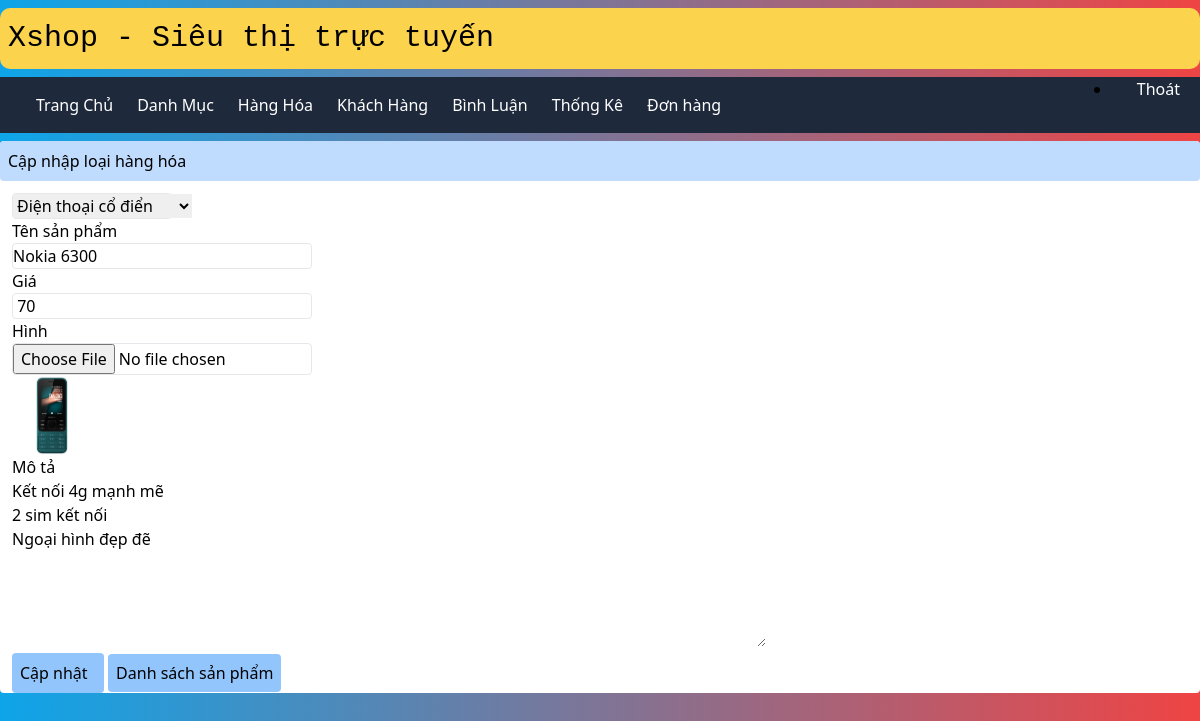
The app's page /admin/index.php?act=suasp&id=37 with its own data.
### tables this page shows
CREATE TABLE `sanpham` (
  `id` int(11) NOT NULL,
  `name` varchar(255) NOT NULL,
  `price` int(11) NOT NULL,
  `img` varchar(255) NOT NULL,
  `mota` varchar(255) NOT NULL,
  `view` int(50) NOT NULL,
  `iddm` int(11) NOT NULL
);

### modem/pdo.php (called while the page is built, shortened)
<?php
function pdo_get_connection(){
    $dburl = "mysql:host=localhost;dbname=duanmau2022;charset=utf8";
    $username = 'root';
    $password = '';
    $conn = new PDO($dburl, $username, $password);
    $conn->setAttribute(PDO::ATTR_ERRMODE, PDO::ERRMODE_EXCEPTION);
    return $conn;
}
function pdo_query($sql){
    $sql_args = array_slice(func_get_args(), 1);
    try{
        $conn = pdo_get_connection();
        $stmt = $conn->prepare($sql);
        $stmt->execute($sql_args);
        $rows = $stmt->fetchAll();
        return $rows;
    }
    catch(PDOException $e){
        throw $e;
    }
    finally{
        unset($conn);
    }
}
function pdo_query_one($sql){
    $sql_args = array_slice(func_get_args(), 1);
    try{
        $conn = pdo_get_connection();
        $stmt = $conn->prepare($sql);
        $stmt->execute($sql_args);
        $row = $stmt->fetch(PDO::FETCH_ASSOC);
        return $row;
    }
    catch(PDOException $e){
        throw $e;
    }
    finally{
        unset($conn);
    }
}

### modem/sanpham.php (called while the page is built, shortened)
<?php
function loadone_sp($id)
{
    $sql = "SELECT * FROM `sanpham` WHERE id=" . $_GET['id'];
    $sp = pdo_query_one($sql);
    return $sp;
}
?>

### modem/danhmuc.php (called while the page is built, shortened)
<?php
function loadall_dm(){
    $sql = "SELECT * FROM `danhmuc`";
    $listdm = pdo_query($sql);
    return $listdm;
}
?>

### admin/sanpham/update.php (the view, shortened to what this page needs)
<?php
    if (is_array($sanpham)) {
        extract($sanpham);
    }
    $hinhpath = "../uploads/" . $img;
    if (is_file($hinhpath)) {
        $hinh = "<img src='" . $hinhpath . "' width='80'>";
    } else {
        $hinh = "no photo";
    }
    $id = $_GET["id"];
    ?>
 <div class="mx-auto max-w-7xl bg-white mt-2  rounded">
     <div class="p-2 bg-blue-200 rounded">
         <h1 class="">Cập nhập loại hàng hóa </h1>
     </div>
     <div class="m-3">
         <form method="POST" enctype="multipart/form-data" action="index.php?act=update_sp&id=<?php echo $id ?>">
             <div class="border w-[160px] rounded">
                 <select name="iddm">
                     <?php
                        foreach ($listdm as $danhmuc) {
                            extract($danhmuc);
                            if ($iddm == $id)  echo '<option value="' . $id . '" selected>' . $tendanhmuc . '</option>';
                            else
                                echo '<option value="' . $id . '" >' . $tendanhmuc . '</option>';
                        }
                        ?>
                 </select>
             </div>
             <div class="row mb">
                 Tên sản phẩm <br>
                 <input type="text" class="border w-[300px] rounded" name="tensp" value="<?= $name ?>">
             </div>
             <div class="row mb">
                 Giá <br>
                 <input type="text" class="border w-[300px] rounded" name="gia" value=" <?= $price ?> ">
             </div>
             <div class=" row mb">
                 Hình <br>
                 <input type="file" class="border w-[300px] rounded" name="hinh">
                 <?= $hinh ?>
             </div>
             <div class="row mb">
                 Mô tả <br>
                 <textarea name="mota"  cols="80" rows="7"><?= $mota ?></textarea>
             </div>
             <div class="row mb">
                 <input type="submit" name="update" class="p-2 bg-blue-300 rounded " value="Cập nhật  ">
                 <a href="index.php?act=lsp" class="p-2 bg-blue-300 rounded "><input type="button" value="Danh sách sản phẩm"></a>
             </div>
         </form>
     </div>
 </div>

### records on screen
sanpham: tensp "Nokia 6300", gia "70", img (picture), mota "Kết nối 4g mạnh mẽ 2 sim kết nối Ngoại hình đẹp đẽ"

### other values on screen
form field iddm "Điện thoại cổ điển"
